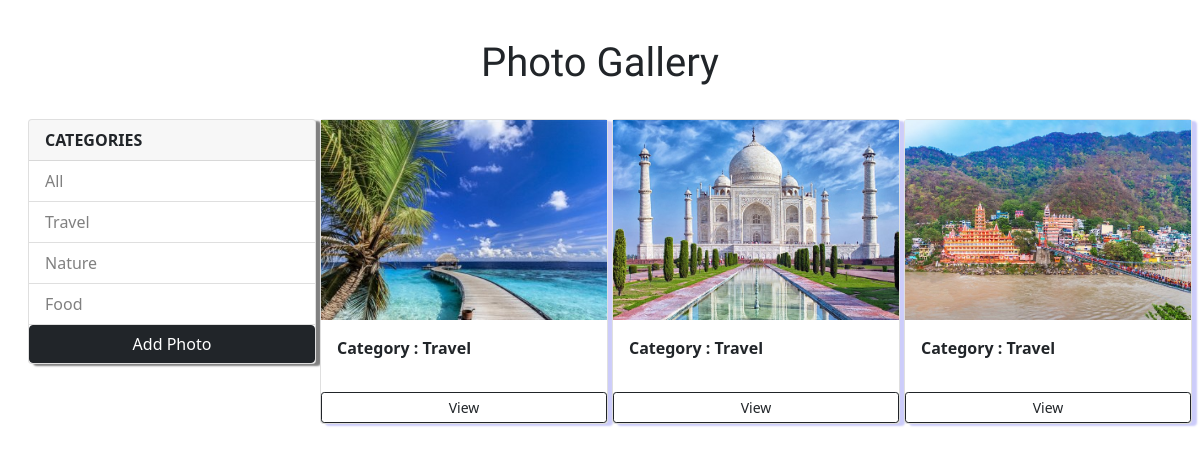
/?category=Travel, run on the app's committed database.
### gallery/models.py (models this page shows, shortened)
class Category(models.Model):
    name=models.CharField(max_length=100, null=False, blank=False)

class Photo(models.Model):
    category= models.ForeignKey(Category, on_delete=models.SET_NULL, null=True,blank=True)
    image = models.ImageField(null=False, blank=False)
    description = models.TextField()

### gallery/views.py (the view)
# urls.py: path('',include('gallery.urls')),
def gallery(request):
    category =request.GET.get('category')
    if category==None:
        photoes=Photo.objects.all()
    else:
        photoes=Photo.objects.filter(category__name=category)
    categories=Category.objects.all()
    context={'categories':categories,'photoes':photoes}
    return render(request, 'gallery/gallery.html',context)

### gallery/templates/gallery/gallery.html (shortened to what this page needs)
{% load static %}
<!doctype html>
<html lang="en">
  <head>
    <link href="https://cdn.jsdelivr.net/npm/bootstrap@5.0.2/dist/css/bootstrap.min.css" rel="stylesheet">
  </head>
  <body>
    <div class="row m-3">
        <h1 class="heading">Photo Gallery</h1>
        <div class="col-lg-3">
            <div class="card sidebar">
                <div class="card-header">
                  <strong>CATEGORIES</strong>
                </div>
                <ul class="list-group list-group-flush">
                  <li class="list-group-item">
                      <a href="{% url 'gallery' %}">All</a>
                  </li>
                    {% for category in categories %}
                  <li class="list-group-item">
                    <a href="{% url 'gallery' %}?category={{category.name}}">
                        {{category.name}}
                    </a>
                    </li>
                  {% endfor %}
                </ul>
                <a class="btn btn-block btn-dark" href="{% url 'add' %}">Add Photo</a>
              </div>
    </div>
    <div class="col-md-9 ">
        <div class="row ">
            {% for photo in photoes %}
            <div class="col-md-4 ">
                <div class="card mb-3">
                     {% if photo.image %}
                     <img src="{{photo.image.url}}" class="image-thumbnail" alt="...">
                     {% endif %}
                      <div class="card-body">
                        <p><strong>Category : {{photo.category.name}}</strong></p>
                      </div>
                        <a href="{% url 'photo' photo.id %}" class="btn btn-outline-dark btn-block btn-sm">View</a>
                </div>
            </div>
                {% empty %}
                <h3>No photoes....</h3>
                {% endfor %}
        </div>
    </div>
  </body>
</html>

### gallery/templates/gallery/gallery.html (style rules this page uses)
.image-thumbnail { height: 200px; object-fit: cover; }
a { text-decoration:none; color:gray; }
.heading { text-align: center; padding:2%; font-family: 'Goblin One','Merienda', cursive; }
.card { width: 18rem; box-shadow:5px 2px 2px rgb(204, 204, 250); }
.sidebar { box-shadow:5px 2px 2px grey; }

### data on the page
Category: name "Travel"
Category: name "Nature"
Category: name "Food"
Photo: image (picture), category.name "Travel"
Photo: image (picture), category.name "Travel"
Photo: image (picture), category.name "Travel"
